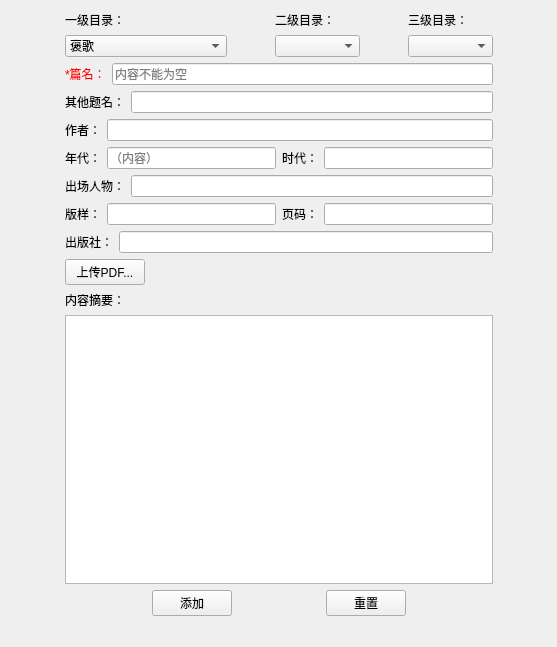
<?xml version="1.0" encoding="UTF-8"?>
<ui version="4.0">
 <class>AddItemWidget</class>
 <widget class="QWidget" name="AddItemWidget">
  <property name="geometry">
   <rect>
    <x>0</x>
    <y>0</y>
    <width>557</width>
    <height>647</height>
   </rect>
  </property>
  <property name="windowTitle">
   <string>添加新信息</string>
  </property>
  <layout class="QHBoxLayout" name="horizontalLayout_15" stretch="1,8,1">
   <item>
    <spacer name="horizontalSpacer_6">
     <property name="orientation">
      <enum>Qt::Horizontal</enum>
     </property>
     <property name="sizeHint" stdset="0">
      <size>
       <width>41</width>
       <height>20</height>
      </size>
     </property>
    </spacer>
   </item>
   <item>
    <layout class="QVBoxLayout" name="verticalLayout_6" stretch="0,0,0,0">
     <item>
      <layout class="QHBoxLayout" name="horizontalLayout" stretch="2,1,2,1,2">
       <item>
        <layout class="QVBoxLayout" name="verticalLayout">
         <item>
          <widget class="QLabel" name="label">
           <property name="text">
            <string>一级目录：</string>
           </property>
          </widget>
         </item>
         <item>
          <widget class="QComboBox" name="comBoxClass1">
           <item>
            <property name="text">
             <string>褒歌</string>
            </property>
           </item>
           <item>
            <property name="text">
             <string>传统故事</string>
            </property>
           </item>
           <item>
            <property name="text">
             <string>民间歌谣与民间传说故事</string>
            </property>
           </item>
           <item>
            <property name="text">
             <string>劝世教化</string>
            </property>
           </item>
           <item>
            <property name="text">
             <string>生活知识</string>
            </property>
           </item>
           <item>
            <property name="text">
             <string>时事新编</string>
            </property>
           </item>
           <item>
            <property name="text">
             <string>习俗趣味</string>
            </property>
           </item>
           <item>
            <property name="text">
             <string>叙情</string>
            </property>
           </item>
           <item>
            <property name="text">
             <string>其他</string>
            </property>
           </item>
          </widget>
         </item>
        </layout>
       </item>
       <item>
        <spacer name="horizontalSpacer">
         <property name="orientation">
          <enum>Qt::Horizontal</enum>
         </property>
         <property name="sizeHint" stdset="0">
          <size>
           <width>40</width>
           <height>20</height>
          </size>
         </property>
        </spacer>
       </item>
       <item>
        <layout class="QVBoxLayout" name="verticalLayout_2">
         <item>
          <widget class="QLabel" name="label_2">
           <property name="text">
            <string>二级目录：</string>
           </property>
          </widget>
         </item>
         <item>
          <widget class="QComboBox" name="comBoxClass2"/>
         </item>
        </layout>
       </item>
       <item>
        <spacer name="horizontalSpacer_2">
         <property name="orientation">
          <enum>Qt::Horizontal</enum>
         </property>
         <property name="sizeHint" stdset="0">
          <size>
           <width>40</width>
           <height>20</height>
          </size>
         </property>
        </spacer>
       </item>
       <item>
        <layout class="QVBoxLayout" name="verticalLayout_3">
         <item>
          <widget class="QLabel" name="label_3">
           <property name="text">
            <string>三级目录：</string>
           </property>
          </widget>
         </item>
         <item>
          <widget class="QComboBox" name="comBoxClass3"/>
         </item>
        </layout>
       </item>
      </layout>
     </item>
     <item>
      <layout class="QVBoxLayout" name="verticalLayout_5">
       <item>
        <layout class="QHBoxLayout" name="horizontalLayout_7">
         <item>
          <widget class="QLabel" name="label_4">
           <property name="styleSheet">
            <string notr="true">color: rgb(255, 0, 0);</string>
           </property>
           <property name="text">
            <string>*篇名：</string>
           </property>
          </widget>
         </item>
         <item>
          <widget class="QLineEdit" name="lineEditBookName">
           <property name="inputMask">
            <string/>
           </property>
           <property name="placeholderText">
            <string>内容不能为空</string>
           </property>
          </widget>
         </item>
        </layout>
       </item>
       <item>
        <layout class="QHBoxLayout" name="horizontalLayout_8">
         <item>
          <widget class="QLabel" name="label_9">
           <property name="text">
            <string>其他题名：</string>
           </property>
          </widget>
         </item>
         <item>
          <widget class="QLineEdit" name="lineEditTitle"/>
         </item>
        </layout>
       </item>
       <item>
        <layout class="QHBoxLayout" name="horizontalLayout_5">
         <item>
          <widget class="QLabel" name="label_7">
           <property name="text">
            <string>作者：</string>
           </property>
          </widget>
         </item>
         <item>
          <widget class="QLineEdit" name="lineEditAuthor"/>
         </item>
        </layout>
       </item>
       <item>
        <layout class="QHBoxLayout" name="horizontalLayout_4">
         <item>
          <layout class="QHBoxLayout" name="horizontalLayout_2">
           <item>
            <widget class="QLabel" name="label_5">
             <property name="text">
              <string>年代：</string>
             </property>
            </widget>
           </item>
           <item>
            <widget class="QLineEdit" name="lineEditAge">
             <property name="text">
              <string/>
             </property>
             <property name="placeholderText">
              <string>（内容）</string>
             </property>
            </widget>
           </item>
          </layout>
         </item>
         <item>
          <layout class="QHBoxLayout" name="horizontalLayout_3">
           <item>
            <widget class="QLabel" name="label_6">
             <property name="text">
              <string>时代：</string>
             </property>
            </widget>
           </item>
           <item>
            <widget class="QLineEdit" name="lineEditYear"/>
           </item>
          </layout>
         </item>
        </layout>
       </item>
       <item>
        <layout class="QHBoxLayout" name="horizontalLayout_12">
         <item>
          <widget class="QLabel" name="label_12">
           <property name="text">
            <string>出场人物：</string>
           </property>
          </widget>
         </item>
         <item>
          <widget class="QLineEdit" name="lineEditPerson"/>
         </item>
        </layout>
       </item>
       <item>
        <layout class="QHBoxLayout" name="horizontalLayout_11">
         <item>
          <layout class="QHBoxLayout" name="horizontalLayout_9">
           <item>
            <widget class="QLabel" name="label_10">
             <property name="text">
              <string>版样：</string>
             </property>
            </widget>
           </item>
           <item>
            <widget class="QLineEdit" name="lineEditEditStyle"/>
           </item>
          </layout>
         </item>
         <item>
          <layout class="QHBoxLayout" name="horizontalLayout_10">
           <item>
            <widget class="QLabel" name="label_11">
             <property name="text">
              <string>页码：</string>
             </property>
            </widget>
           </item>
           <item>
            <widget class="QLineEdit" name="lineEditPages"/>
           </item>
          </layout>
         </item>
        </layout>
       </item>
       <item>
        <layout class="QHBoxLayout" name="horizontalLayout_6">
         <item>
          <widget class="QLabel" name="label_8">
           <property name="text">
            <string>出版社：</string>
           </property>
          </widget>
         </item>
         <item>
          <widget class="QLineEdit" name="lineEditPublish"/>
         </item>
        </layout>
       </item>
       <item>
        <layout class="QHBoxLayout" name="horizontalLayout_13" stretch="1,9">
         <item>
          <widget class="QPushButton" name="pbnLoadPDF">
           <property name="text">
            <string>上传PDF...</string>
           </property>
          </widget>
         </item>
         <item>
          <widget class="QLabel" name="labelPath">
           <property name="text">
            <string/>
           </property>
          </widget>
         </item>
        </layout>
       </item>
       <item>
        <layout class="QVBoxLayout" name="verticalLayout_4">
         <item>
          <widget class="QLabel" name="label_13">
           <property name="text">
            <string>内容摘要：</string>
           </property>
          </widget>
         </item>
         <item>
          <widget class="QTextEdit" name="textEditSummary"/>
         </item>
        </layout>
       </item>
      </layout>
     </item>
     <item>
      <layout class="QHBoxLayout" name="horizontalLayout_14">
       <item>
        <spacer name="horizontalSpacer_3">
         <property name="orientation">
          <enum>Qt::Horizontal</enum>
         </property>
         <property name="sizeHint" stdset="0">
          <size>
           <width>40</width>
           <height>20</height>
          </size>
         </property>
        </spacer>
       </item>
       <item>
        <widget class="QPushButton" name="pbnSubmit">
         <property name="text">
          <string>添加</string>
         </property>
         <property name="icon">
          <iconset>
           <normalon>:/im/add.png</normalon>
          </iconset>
         </property>
        </widget>
       </item>
       <item>
        <spacer name="horizontalSpacer_4">
         <property name="orientation">
          <enum>Qt::Horizontal</enum>
         </property>
         <property name="sizeHint" stdset="0">
          <size>
           <width>40</width>
           <height>20</height>
          </size>
         </property>
        </spacer>
       </item>
       <item>
        <widget class="QPushButton" name="pbnCancer">
         <property name="text">
          <string>重置</string>
         </property>
         <property name="icon">
          <iconset>
           <normalon>:/im/reload.png</normalon>
          </iconset>
         </property>
        </widget>
       </item>
       <item>
        <spacer name="horizontalSpacer_5">
         <property name="orientation">
          <enum>Qt::Horizontal</enum>
         </property>
         <property name="sizeHint" stdset="0">
          <size>
           <width>40</width>
           <height>20</height>
          </size>
         </property>
        </spacer>
       </item>
      </layout>
     </item>
     <item>
      <spacer name="horizontalSpacer_8">
       <property name="orientation">
        <enum>Qt::Horizontal</enum>
       </property>
       <property name="sizeHint" stdset="0">
        <size>
         <width>40</width>
         <height>20</height>
        </size>
       </property>
      </spacer>
     </item>
    </layout>
   </item>
   <item>
    <spacer name="horizontalSpacer_7">
     <property name="orientation">
      <enum>Qt::Horizontal</enum>
     </property>
     <property name="sizeHint" stdset="0">
      <size>
       <width>41</width>
       <height>20</height>
      </size>
     </property>
    </spacer>
   </item>
  </layout>
 </widget>
 <tabstops>
  <tabstop>comBoxClass1</tabstop>
  <tabstop>comBoxClass2</tabstop>
  <tabstop>comBoxClass3</tabstop>
  <tabstop>lineEditBookName</tabstop>
  <tabstop>lineEditTitle</tabstop>
  <tabstop>lineEditAuthor</tabstop>
  <tabstop>lineEditAge</tabstop>
  <tabstop>lineEditYear</tabstop>
  <tabstop>lineEditPerson</tabstop>
  <tabstop>lineEditEditStyle</tabstop>
  <tabstop>lineEditPages</tabstop>
  <tabstop>lineEditPublish</tabstop>
  <tabstop>pbnLoadPDF</tabstop>
  <tabstop>textEditSummary</tabstop>
  <tabstop>pbnSubmit</tabstop>
  <tabstop>pbnCancer</tabstop>
 </tabstops>
 <resources>
  <include location="../RES/imq.qrc"/>
 </resources>
 <connections/>
</ui>
